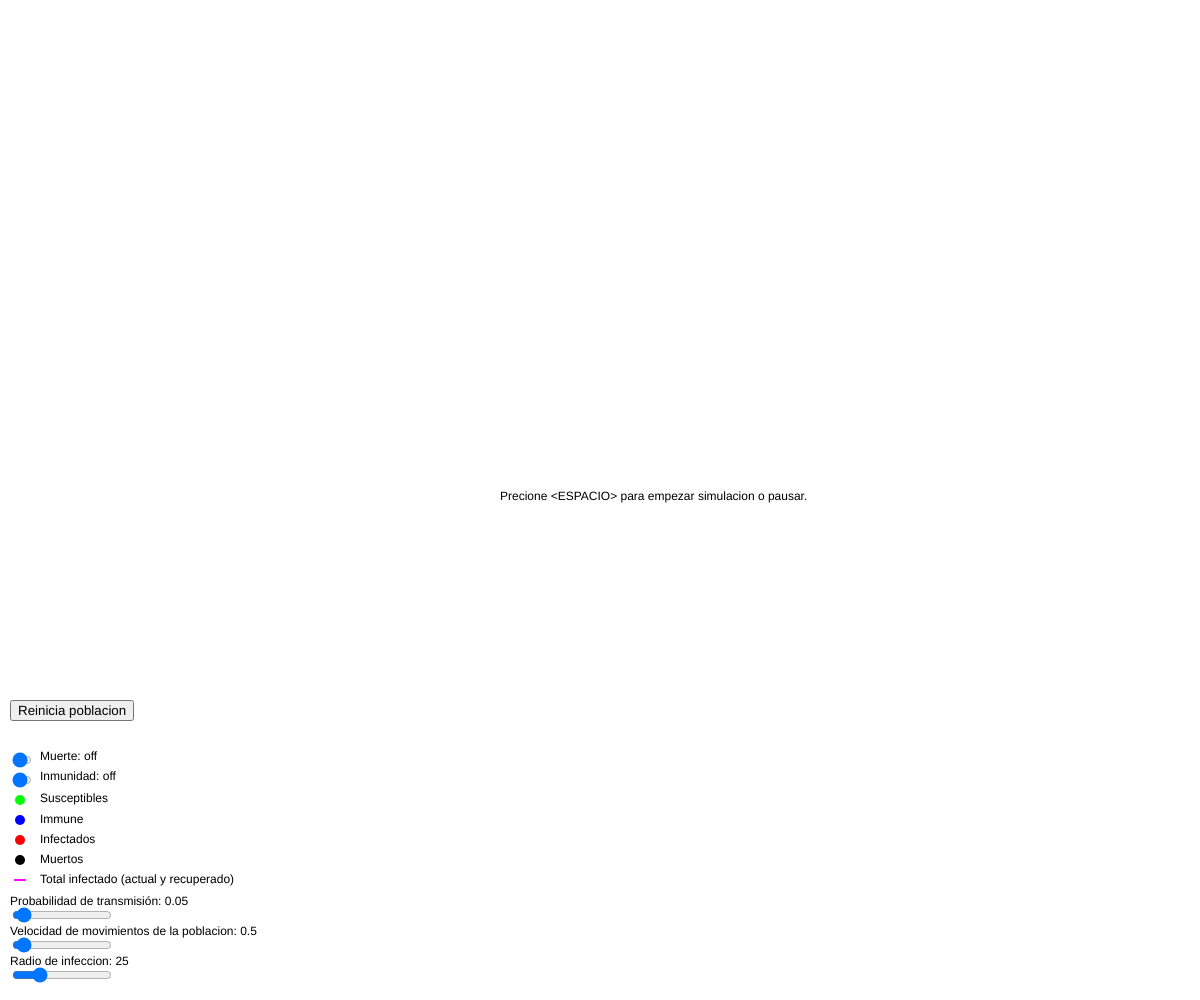
Frame 1 (no input)
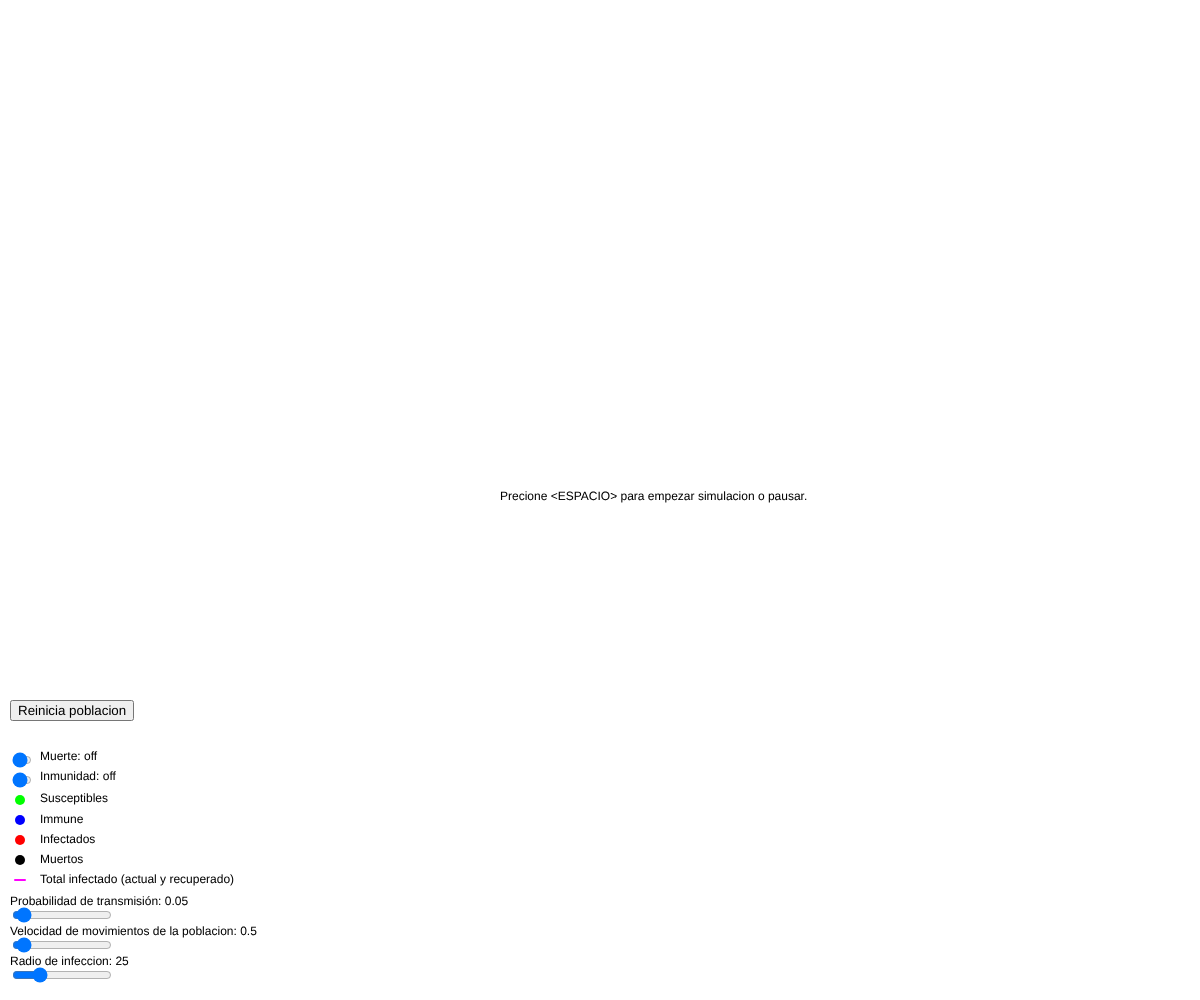
Frame 60 (no input)
Frame 120 (the mouse pressed at the canvas centre since frame 60): identical to frame 60, image omitted

The p5.js sketch that drew these frames (run headless with seeded random() and noise() and a simulated clock; from frame 60 on, the mouse is pressed at the canvas centre):

// p5.js sketch
// ── sketch.js
var community;
var rate;
var totalInfections;
var infectPerCycle;
var currCount;
var graph;

var rateSlider;
var resetButton;
var immuneToggle;
var deathToggle;
var diseaseDurationSlider;
var velSlider;
var infectionRadius;

var immuneOn;
var deathOn;

var num;
var vel;
var playing;
var time;
var totalImmune;
var totalDead;
var radiusOfInfection;
//todo
/*
 * Integrate death rate
 * Set duration bounds on disease
 * Set number of transmission points
 * Integrate information panel
 * Label Axes
 * Integrate mutation/viral classes
 */
function setup() {
	createCanvas(windowWidth, windowHeight);
	num = 500;
	time = 0;

	rateSlider = createSlider(0, 1000, 50);
	rateSlider.position(10, height - 95);
	rateSlider.style("width", "100px");

	infectionRadius = createSlider(1, 100, 25);
	infectionRadius.position(10, height - 35);
	infectionRadius.style("width", "100px");

	resetButton = createButton("Reinicia poblacion");
	resetButton.position(10, height - 300);
	resetButton.mousePressed(resetPop);

	velSlider = createSlider(0, 1000, 50);
	velSlider.position(10, height - 65);
	velSlider.style("width", "100px");

	vel = velSlider.value();
	radiusOfInfection = infectionRadius.value();

	deathToggle = createSlider(0, 1, 0);
	deathToggle.position(10, height - 250);
	deathToggle.style("width", "20px");

	deathOn = false;

	immuneToggle = createSlider(0, 1, 0);
	immuneToggle.position(10, height - 230);
	immuneToggle.style("width", "20px");

	immuneOn = true;

	playing = false;
	rate = 0.05;
	community = [];
	totalDead = 0;
	totalImmune = 0;

	for (var i = 0; i < num; i++) {
		community.push(new Person());

		community[i].vx = random(-vel / 100, vel / 100);
		community[i].vy = random(-vel / 100, vel / 100);
	}
	for (i = 0; i < num; i++) {
		//community[i].setVel(0,0);
	}
	community[0].contractVirus();
	totalInfections = 1;
	infectPerCycle = 1;
	currCount = 0;
	graph = new PointCollection();
}

function draw() {
	background(255);
	text("Probabilidad de transmisión: " + rate, 10, height - 95);
	text(
		"Velocidad de movimientos de la poblacion: " + velSlider.value() / 100,
		10,
		height - 65
	);
	text("Radio de infeccion: " + infectionRadius.value(), 10, height - 35);
	var immuneText;
	if (immuneToggle.value() == 0) {
		if (immuneOn == true) immuneCheck();
		immuneOn = false;
		immuneText = "off";
	} else {
		if (immuneOn == false) immuneCheck();
		immuneOn = true;
		immuneText = "on";
	}

	var deathText;
	if (deathToggle.value() == 0) {
		if (deathOn == true) deathCheck();
		deathOn = false;
		deathText = "off";
	} else {
		if (deathOn == false) deathCheck();
		deathOn = true;
		deathText = "on";
	}

	text("Inmunidad: " + immuneText, 40, height - 220);
	text("Muerte: " + deathText, 40, height - 240);

	rate = rateSlider.value() / 1000.0;
	radiusOfInfection = infectionRadius.value();
	if (velSlider.value() != vel) {
		vel = velSlider.value();
		changeVel();
	}
	if (playing) {
		for (var i = 0; i < community.length; i++) {
			var p = community[i];
			if (p.isInfected()) {
				for (var j = 0; j < community.length; j++) {
					var p1 = community[j];
					if (i != j && !p1.isDead() && !p1.isInfected() && !p1.isImmune()) {
						if (p.calcDistance(p1) < radiusOfInfection) {
							var r = random(0, 1);
							if (r < rate) {
								p1.contractVirus();
							}
						}
					}
				}
			}
			p.show();
			if (p.isInfected()) currCount++;
			if (p.isImmune()) totalImmune++;
			if (p.isDead()) totalDead++;
			if (frameCount % 1 == 0) {
				p.move();
			}
		}
		//populate the graph
		graph.addPoint(
			new Point(
				time + 200,
				height -
					map(totalImmune + currCount + totalDead, 0, community.length, 0, 300),
				255,
				0,
				255
			)
		);
		graph.addPoint(
			new Point(
				time + 200,
				height - map(totalImmune, 0, community.length, 0, 300),
				0,
				0,
				255
			)
		);
		graph.addPoint(
			new Point(
				time + 200,
				height - map(currCount, 0, community.length, 0, 300),
				255,
				0,
				0
			)
		);
		graph.addPoint(
			new Point(
				time + 200,
				height -
					map(
						community.length - (totalImmune + currCount + totalDead),
						0,
						community.length,
						0,
						300
					),
				0,
				255,
				0
			)
		);
		graph.addPoint(
			new Point(
				time + 200,
				height - map(totalDead, 0, community.length, 0, 300),
				0,
				0,
				0
			)
		);
		time++;
	} else {
		text(
			"Precione <ESPACIO> para empezar simulacion o pausar.",
			width / 2 - 100,
			height / 2
		);
	}
	graph.show();
	legend();
	currCount = 0;
	totalDead = 0;
	totalImmune = 0;
	fill(0);
	stroke(0);
}

function resetPop() {
	num = 500;
	playing = false;
	rate = 0;
	time = 0;
	totalDead = 0;
	totalImmune = 0;
	community = [];

	for (var i = 0; i < num; i++) {
		community.push(new Person());
	}
	vel = velSlider.value();
	changeVel();
	community[0].contractVirus();
	totalInfections = 1;
	infectPerCycle = 1;
	currCount = 0;
	graph = new PointCollection();
	immuneCheck();
	deathCheck();
}

function legend() {
	fill(0);
	stroke(0);
	strokeWeight(0);
	var positionY = 200;
	var positionX = 40;
	text("Susceptibles", positionX, height - positionY + 2);
	fill(0, 255, 0);
	ellipse(positionX - 20, height - positionY, 10, 10);

	fill(0);
	text("Immune", positionX, height - positionY + 23);
	fill(0, 0, 255);
	ellipse(positionX - 20, height - positionY + 20, 10, 10);

	fill(0);
	text("Infectados", positionX, height - positionY + 43);
	fill(255, 0, 0);
	ellipse(positionX - 20, height - positionY + 40, 10, 10);

	fill(0);
	text("Muertos", positionX, height - positionY + 63);
	fill(0, 0, 0);
	ellipse(positionX - 20, height - positionY + 60, 10, 10);

	fill(0);
	text(
		"Total infectado (actual y recuperado)",
		positionX,
		height - positionY + 83
	);
	stroke(255, 0, 255);
	strokeWeight(2);
	line(
		positionX - 15,
		height - positionY + 80,
		positionX - 25,
		height - positionY + 80
	);
	strokeWeight(0);
}

function keyPressed() {
	if (keyCode == 32) {
		playing = !playing;
	}
}

function mouseClicked() {
	for (var i = 0; i < community.length; i++) {
		if (dist(mouseX, mouseY, community[i].x, community[i].y) < 5) {
			community[i].infected = !community[i].infected;
		}
	}
}

function immuneCheck() {
	for (var i = 0; i < community.length; i++) {
		if (immuneToggle.value() == 0) community[i].immunityOn = false;
		else community[i].immunityOn = true;
	}
}

function deathCheck() {
	for (var i = 0; i < community.length; i++) {
		if (deathToggle.value() == 0) community[i].deathOn = false;
		else community[i].deathOn = true;
	}
}

function changeVel() {
	for (var i = 0; i < community.length; i++) {
		community[i].vx = random(-vel / 100, vel / 100);
		community[i].vy = random(-vel / 100, vel / 100);
	}
}

// ── person.js
function Person() {
	this.x = random(0, width);
	this.y = random(0, height - 300);
	this.infected = false;
	this.immune = false;
	this.daysLeft = random(30, 140);
	this.vx = random(-5, 5);
	this.vy = random(-5, 5);
	this.dead = false;
	var r = random(0, 1);
	this.immunityOn = false;
	this.deathOn = false;
	this.comorbidities = false;
	if (r < 0.05) this.comorbidities = true;

	this.setVel = function (vx, vy) {
		this.vx = vx;
		this.vy = vy;
	};
	this.resetVel = function () {
		this.vx = random(-5, 5);
		this.vy = random(-5, 5);
	};

	this.show = function () {
		if (this.infected) fill(200, 0, 0);
		else if (this.immune) fill(0, 0, 200);
		else if (this.dead) fill(0, 0, 0);
		else fill(0, 200, 0);
		ellipse(this.x, this.y, 10, 10);
	};

	this.move = function () {
		if (
			this.x + this.vx > width ||
			this.x + this.vx < 0 ||
			this.y + this.vy > height - 300 ||
			this.y + this.vy < 0
		) {
			this.resetVel();
		} else {
			if (this.infected) {
				if (this.immunityOn && this.daysLeft <= 0) {
					this.infected = false;
					this.immune = true;
				} else if (this.deathOn) {
					var k = random(0, 1);
					if (this.comorbidities) {
						if (k < 0.02) {
							this.dead = true;
							this.infected = false;
							this.immune = false;
							this.daysLeft = 0;
						}
					} else if (k < 0.00001) {
						this.dead = true;
						this.infected = false;
						this.immune = false;
						this.daysLeft = 0;
					}
				}
				if (this.deathOn || this.immunityOn) this.daysLeft--;
			}
			if (!this.dead) {
				this.x += this.vx;
				this.y += this.vy;
			}
		}
	};
	this.contractVirus = function () {
		if (!this.immune) this.infected = true;
	};
	this.isInfected = function () {
		return this.infected;
	};
	this.isImmune = function () {
		return this.immune;
	};
	this.isDead = function () {
		return this.dead;
	};
	this.calcDistance = function (other) {
		return dist(this.x, this.y, other.x, other.y);
	};
}

// ── point-collection.js
function PointCollection() {
	this.collection = [];
	this.show = function () {
		for (var i = 0; i < this.collection.length; i++) {
			this.collection[i].show();
		}
	};
	this.addPoint = function (p) {
		this.collection.push(p);
	};
}

// ── point.js
function Point(x, y, red, green, blue) {
	this.x = x;
	this.y = y;
	this.red = red;
	this.green = green;
	this.blue = blue;

	this.calculateDistance = function (other) {
		return Math.sqrt(
			Math.pow(this.x - other.x, 2) + Math.pow(this.y - other.y, 2)
		);
	};
	this.toString = function () {
		return "(" + this.x + "," + this.y + ")";
	};
	this.show = function () {
		stroke(this.red, this.green, this.blue);
		strokeWeight(1);
		fill(this.red, this.green, this.blue);
		ellipse(this.x, this.y, 2, 2);
	};
	this.getX = function () {
		return this.x;
	};
	this.getY = function () {
		return this.y;
	};
}
